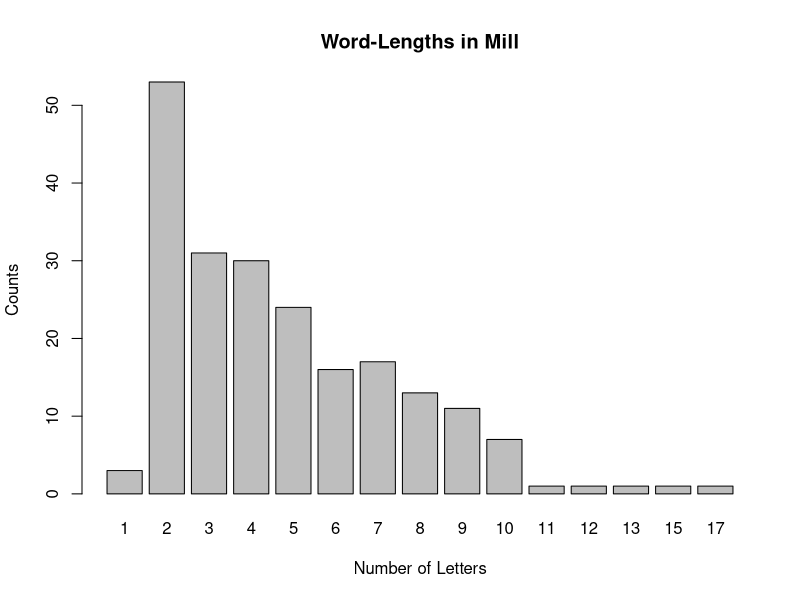

Source code (R): (Note: this script raises an error after producing the figure.)
#Class 4
# Required Texts: 
# Mills.txt
# MuchAdo-nostagedirections.txt

# This is a commenting test Shift+CTRL+C

mill <- scan("MillSample.txt", what="char")

#These words still have some punctuation in their midst

strsplit("asdfasdf", split = "") #Splits each character

strsplit("y'know, this is a text", split="\\W") #Splits into words, removes some punctuation

mill.l <- strsplit(mill, split = "\\W")
mill <- unlist(mill.l)

#Still have wierd stuff such as lone "s" which should probably be removed
mill[-176] #Remove lone s
mill[175] <- "woman's"#manually add it back to the word

nchar(mill)
mill.wls <- nchar(mill)

mean(mill.wls) #Gives average word length

mill.t <- table(mill.wls)
barplot(mill.t, main="Word-Lengths in Mill", xlab = "Number of Letters", ylab = "Counts", ) #Creates a bar graph
#Press tab to get suggestions as to what other arguements we can add to the function
plot(adochar.t, type = "b")

median(mill.wls) #Gives median value


#Pattern Matching grep time
#Grep is based on regex
grep("x", letters)

grep("x", letters, value = T)

grep("woman", mill) #search for women in mill


#Work with much ado no stage directions
adolines <- scan("MuchAdo-nostagedirections.txt", what="character", sep="\n")
adolines[162:164] #Major Beatrice entry

grep("BENEDICK", adolines)
bene.index <- grep("BENEDICK", adolines)
beat.index <- grep("BEATRICE", adolines)

adolines[beat.index+1] #Returns lines after BEATRICE marks

ado.empty <- rep(NA, length(adolines)) #Creates an empty vector
class(NA) #Logical

#This vector can then be used
beat.there <- ado.empty
bene.there <- ado.empty

bene.there[bene.index] <- 1 #This represents all of the locations where benedick speaks as the number 1 in an otherwise empty array
beat.there[beat.index] <- 1

plot(bene.there, type="h", ylim = c(-.2, .2), col="blue", yaxt="n", ylab = "Character Speaks", xlab = "Line Number")
lines(beat.there, type="h", ylim = c(-.2, .2 ), col="red")

actpositions <- grep("ACT [1-5]", adolines)

#Getting started with Loops
#Will be continued next week

for(i in 1:10){
  print(i)
}

for(i in 1:length(actpositions)){
  print(actpositions[i])
}


#End ClassS